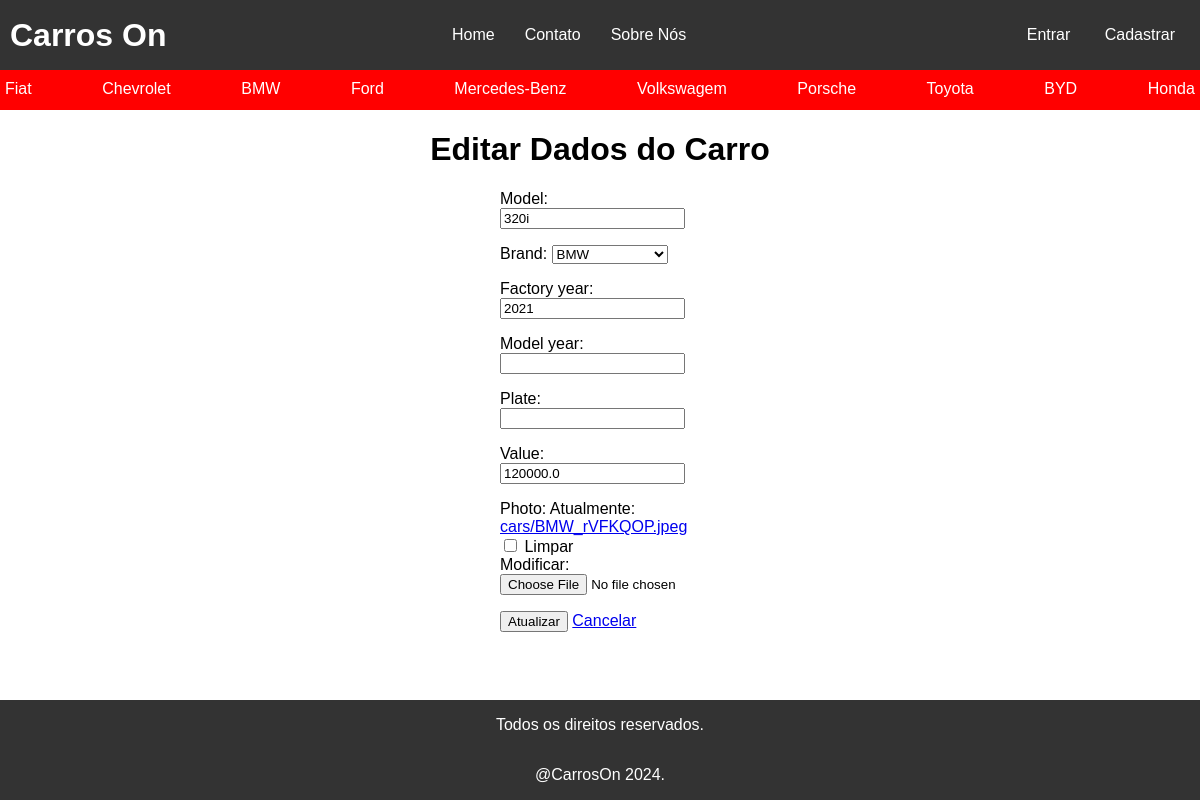
The app's page /update_car/13/, older data.
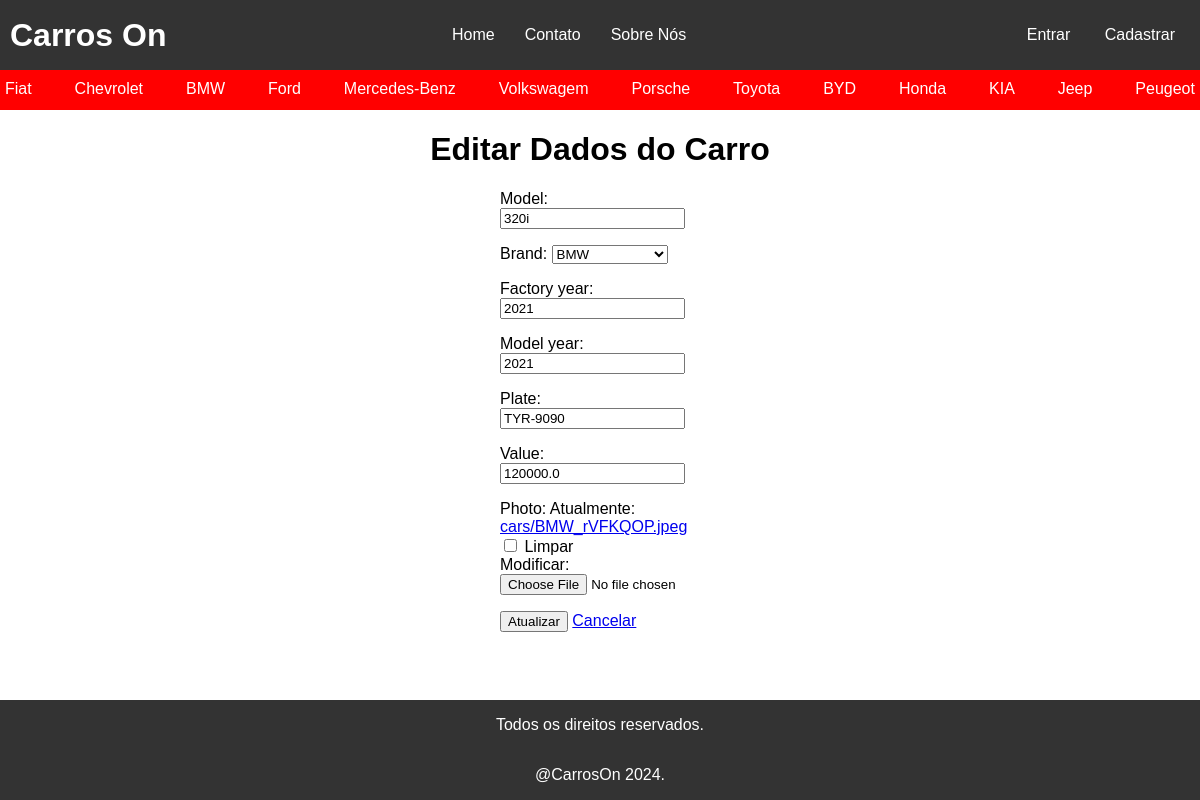
The same page, newer data.
### cars/models.py (models this page shows, shortened)
class Brand(models.Model):  # Criacao de um banco de dados para marcas do carro
    id = models.AutoField(primary_key=True)
    name = models.CharField(max_length=200, blank=False, null=False)
    def __str__(self):
        return self.name  # Modificando a representação dos objetos para o atributo name

class Car(models.Model):
    id = models.AutoField(primary_key=True)
    model = models.CharField(max_length=200)
    brand = models.ForeignKey(Brand, on_delete=models.PROTECT, related_name='car_brand')  # Criando um campo de FK ligando a tabela Brand
    factory_year = models.IntegerField(blank=True, null=True)
    model_year = models.IntegerField(blank=True, null=True)
    plate = models.CharField(max_length=10, blank=True, null=True)
    value = models.FloatField(blank=True, null=True)
    photo = models.ImageField(upload_to='cars/', blank=True, null=True)  # Definicao de um campo de imagem e aonde elas serão armazenadas
    autor = models.ForeignKey(User, on_delete=models.PROTECT, related_name='car_user', null=True, editable=False)  # Cria um campo de FK associada ao model padrao do django User
    day_time = models.DateTimeField(default=timezone.now, editable=False, null=True)  # Define um campo de data e hora e estabelece como padrao o dia e a hora atual
    class Meta:
        ordering = ['model']  # Define a ordem que os objetos do model serão recuperados

### cars/views.py (the view)
# urls.py: path('update_car/<int:pk>/', UpdateCar.as_view(), name='update_car'),
class UpdateCar(UpdateView):
    model = Car
    form_class = RegisterNewCarByUserForm
    template_name = 'update_car.html'
    success_url = reverse_lazy('cars_list')
    def get_context_data(self, **kwargs):
        context = super().get_context_data()
        context['car_brands'] = Brand.objects.all()
        return context

### cars/forms.py (shortened to what this page needs)
class RegisterNewCarByUserForm(forms.ModelForm):  # Criando classe que herda de ModelForm
    class Meta:  # Editando a classe meta
        model = Car  # Passando qual o model está associado a esse ModelForm
        fields = "__all__"  # Capturando todos os campos de model para o formulario

### cars/templates/update_car.html (shortened to what this page needs)
{% extends 'base.html' %}
{% block styles %}
    {{ block.super }}
    {% load static %}
    <link rel="stylesheet" type="text/css" href="{% static '/css/update_car.css' %}">
{% endblock %}
{% block content %}
    <main>
        <h1 class="update-text">Editar Dados do Carro</h1>
        <form method="post" enctype="multipart/form-data">
            {{ form.as_p }}
            <input type="submit" value="Atualizar">
            <a href="{% url 'cars_list' %}">Cancelar</a>
        </form>
    </main>
{% endblock %}

### app/templates/base.html (shortened to what this page needs)
<!DOCTYPE html>
{% load static %}
<html lang="pt-br">
<head>
    {% block styles %}
        <link rel="stylesheet" type="text/css" href="{% static '/css/index.css' %}">
    {% endblock %}
</head>
<body>
    <header>
        <h1 class="titulo">Carros On</h1>
        <nav class="lista-de-navegacao">
           <a class="item-nav" href="/">Home</a>
            <a class="item-nav" href="/">Contato</a>
            <a class="item-nav" href="/">Sobre Nós</a>
        </nav>
    <ul>
        {% if request.user.is_authenticated %}
            <li class="lista-cabecalho"><a class="item-login" href="/">Painel de Controle</a></li>
            <li class="lista-cabecalho"><a class="item-login" href="/logout">Sair</a></li>
        {% else %}
             <li class="lista-cabecalho"><a class="item-login" href="/login">Entrar</a></li>
            <li class="lista-cabecalho"><a class="item-login" href="/create_user">Cadastrar</a></li>
        {% endif %}
    </ul>
    </header>
    <div class="marcas">
        {% for brand in car_brands %}
            <a class="marca" href="/">{{ brand.name }}</a>
        {% endfor %}
    </div>
    <main>
        {% block content %}
        {% endblock %}
    </main>
    <footer class="rodape">
        <p class="item-rodape">Todos os direitos reservados.</p>
        <p class="item-rodape">@CarrosOn 2024.</p>
    </footer>
</body>
</html>

Row changes from the older to the newer data that the page shows:
added Brand: name "KIA"
added Brand: name "Jeep"
added Brand: name "Peugeot"
changed Car "BMW": model_year (not shown) → "2021"; plate (not shown) → "TYR-9090"
